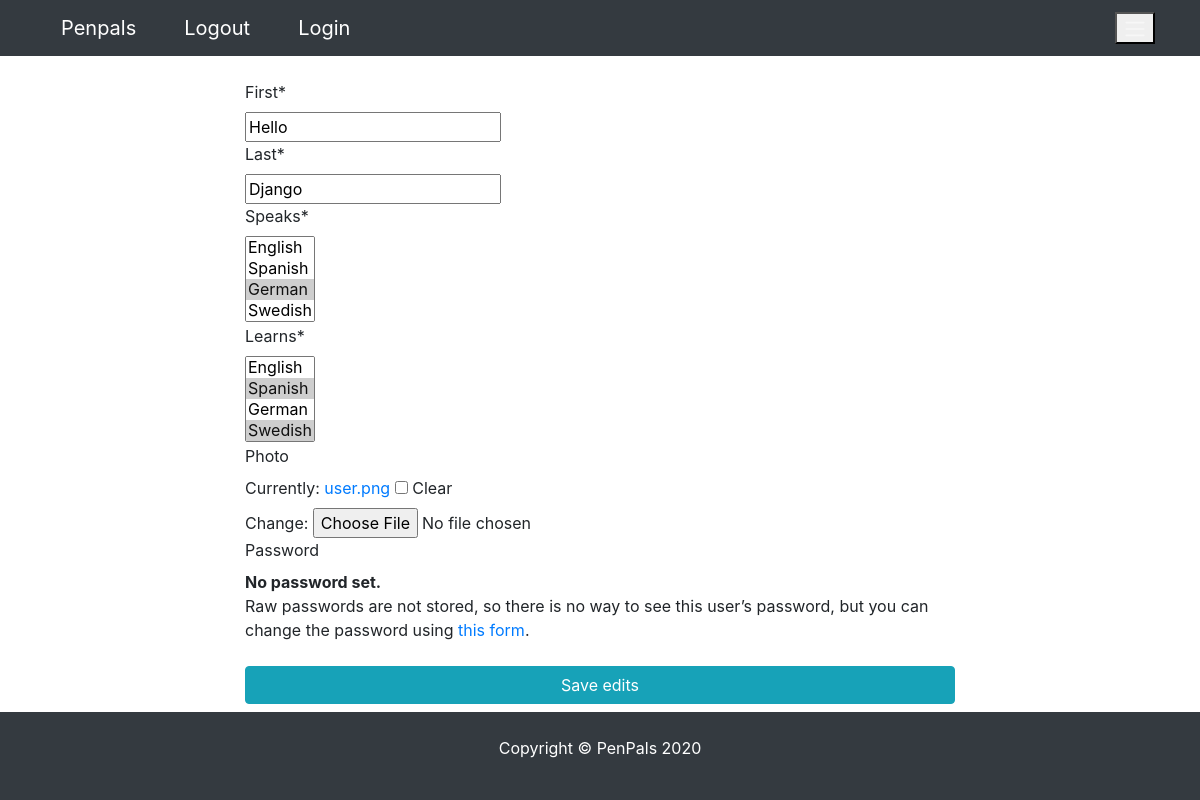
The page /edit (signed in) on the database as committed earlier.
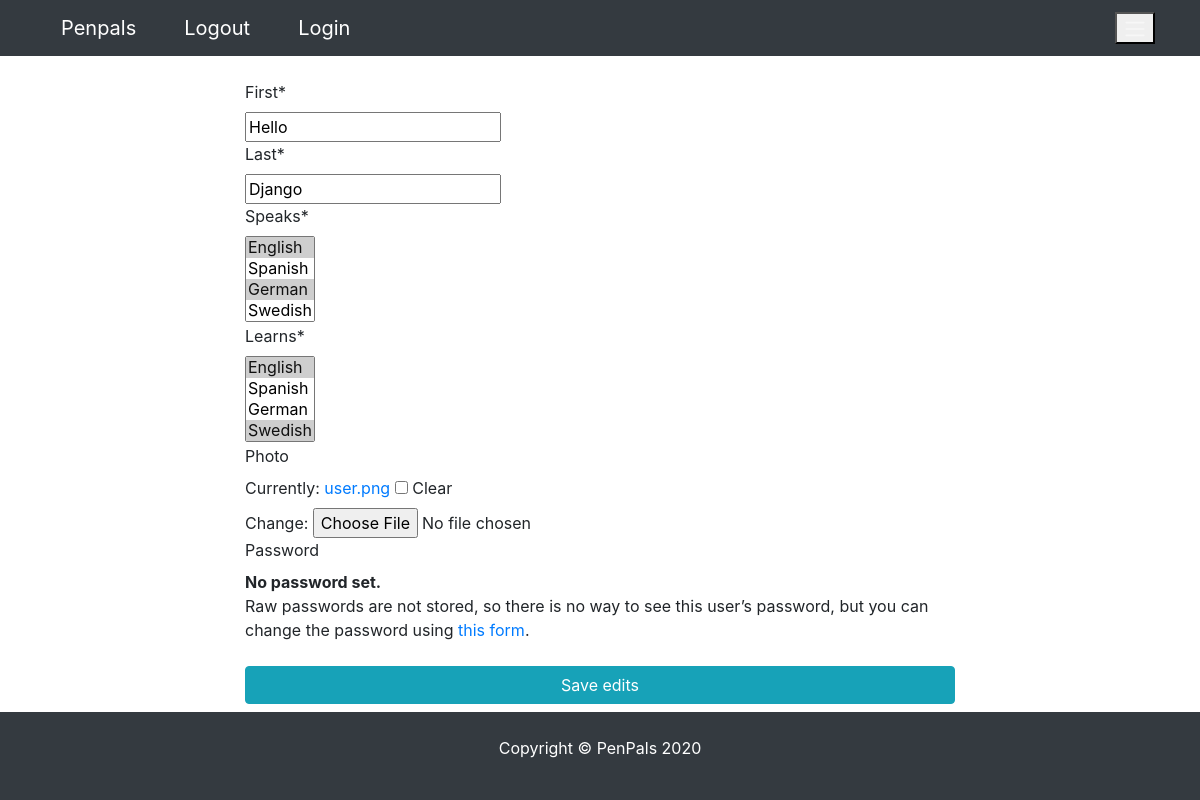
The same page on the database as committed later.
### pages/models.py (models this page shows, shortened)
class Profile(models.Model):
    user = models.OneToOneField(
        User, blank=True, null=True, on_delete=models.CASCADE)
    first = models.CharField(max_length=200, blank=True, null=True)
    last = models.CharField(max_length=200, blank=True, null=True)
    photo = models.ImageField(
        default='user.png', upload_to='photos/%y/%m',  blank=True, null=True)
    friends = models.ManyToManyField('self', blank=True)
    speaks = models.CharField(max_length=200, blank=True, null=True)
    learns = models.CharField(max_length=200, blank=True, null=True)
    class Meta:
        ordering = ['-id']

### pages/views.py (the view, shortened to what this page needs)
# urls.py: path("edit", ProfileEdit.as_view(), name="edit"),
class ProfileEdit(SuccessMessageMixin, UpdateView):
    model = Profile
    template_name = 'pages/edit.html'
    form_class = ProfileEditForm
    context_object_name = 'profile'
    success_message = "Your profile was updated successfully"
    def get_object(self):
        return  Profile.objects.get(id=self.request.user.profile.id) #  self.kwargs['profile_id'])
    def get_initial(self):
        return {'speaks': ast.literal_eval(self.request.user.profile.speaks),
                'learns': ast.literal_eval(self.request.user.profile.learns)}

### pages/forms.py
class ProfileEditForm(UserChangeForm, forms.ModelForm):
    first = forms.CharField(max_length=100, required=True)
    last = forms.CharField(max_length=100, required=True)
    speaks = forms.MultipleChoiceField(choices=LANGUAGE_CHOICES, required=True)
    learns = forms.MultipleChoiceField(choices=LANGUAGE_CHOICES, required=True)
    class Meta:
        model = Profile
        fields = ['first', 'last', 'speaks', 'learns', 'photo']

### pages/templates/pages/edit.html (shortened to what this page needs)
{% extends 'pages/base.html' %}
{% load crispy_forms_tags %}
{% block content %}
<div class="col-sm-8 mx-auto">
    <form action="" method = "POST" enctype = "multipart/form-data">
    {{form|crispy}}
    <input type="submit" value="Save edits" class="w-100 text-white text-center my-2 btn btn-info">
    </form>
</div>
{% endblock content %}

Rows that differ between the two databases and show on the page:
changed Profile "Hello": speaks "English / Spanish / German ☑ / Swedish" → "English ☑ / Spanish / German ☑ / Swedish"; learns "English / Spanish ☑ / German / Swedish ☑" → "English ☑ / Spanish / German / Swedish ☑"
